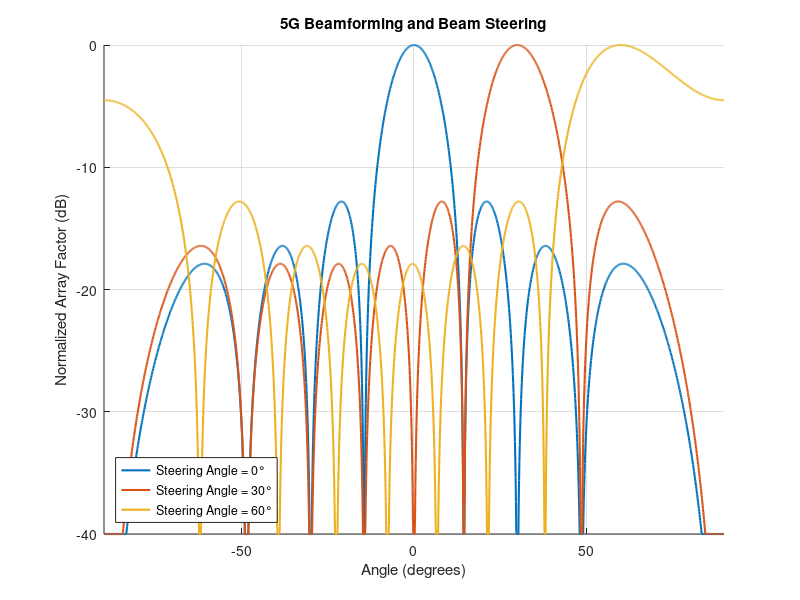

The MATLAB source for this figure:
clc;
clear;
close all;

%% 5G Beamforming and Beam Steering Simulation
% Uniform Linear Array (ULA)

% Number of antenna elements
N = 8;

% Operating frequency
f = 28e9;                 % 28 GHz - mmWave 5G

% Speed of light
c = 3e8;

% Wavelength
lambda = c/f;

% Antenna spacing
d = lambda/2;

% Angle range
theta = -90:0.1:90;

% Steering angles
steering_angles = [0 30 60];

%% Create figure
figure;
hold on;

for s = 1:length(steering_angles)

    steer = steering_angles(s);

    % Phase shift required for beam steering
    beta = -2*pi*d/lambda*sind(steer);

    % Array factor
    AF = zeros(size(theta));

    for n = 0:N-1
        AF = AF + exp(1j*n*(2*pi*d/lambda*sind(theta) + beta));
    end

    % Normalize
    AF = abs(AF);
    AF = AF/max(AF);

    % Convert to dB
    AF_dB = 20*log10(AF + eps);

    % Limit plot range
    AF_dB(AF_dB < -40) = -40;

    % Plot
    plot(theta, AF_dB, 'LineWidth', 1.5);

end

%% Plot formatting
grid on;
xlabel('Angle (degrees)');
ylabel('Normalized Array Factor (dB)');

title('5G Beamforming and Beam Steering');

legend('Steering Angle = 0°', ...
       'Steering Angle = 30°', ...
       'Steering Angle = 60°', ...
       'Location','southwest');

xlim([-90 90]);
ylim([-40 0]);

hold off;
